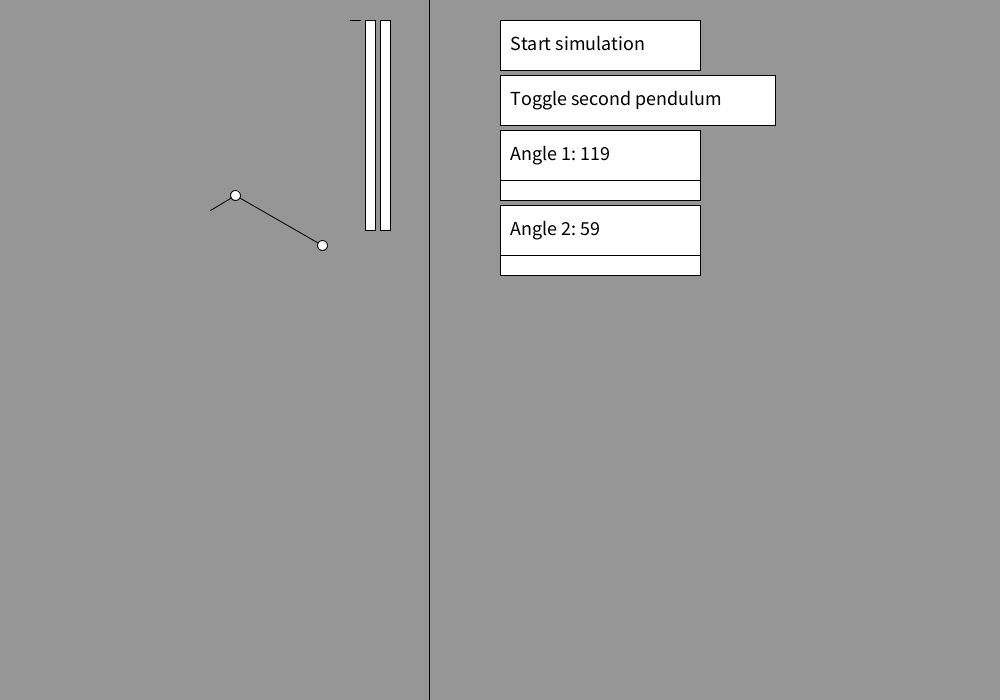
Frame 1 (no input)
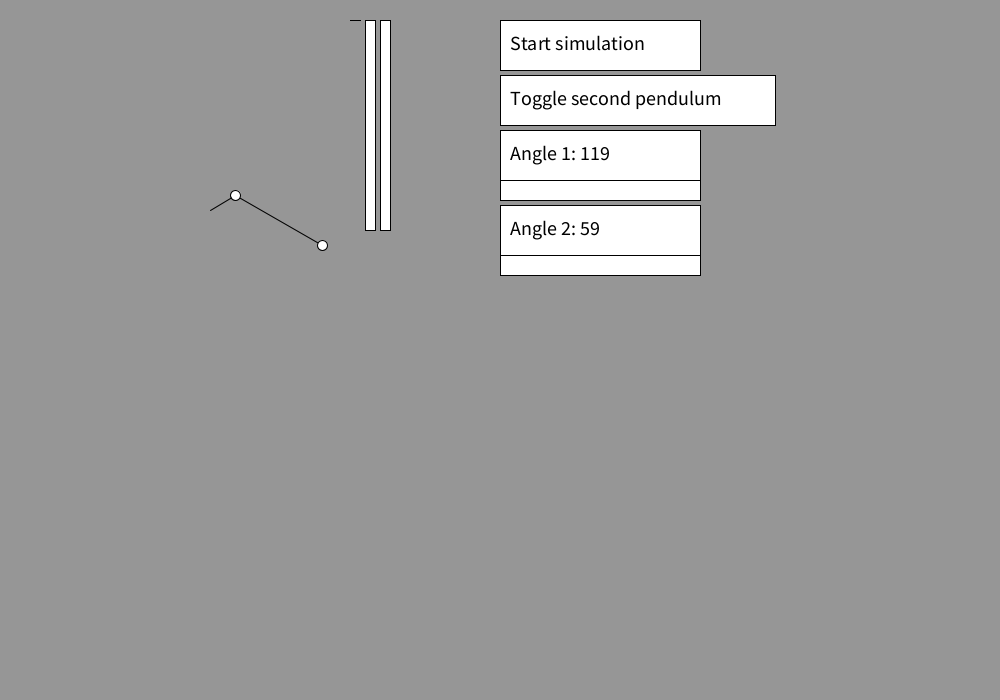
Frame 60 (the mouse pressed at the canvas centre just before this capture)
Frame 120 (the mouse held since frame 60 and released just before this capture): identical to frame 60, image omitted

The Processing sketch that drew these frames (run headless with seeded random() and noise(); from frame 60 on, the mouse is pressed at the canvas centre):

// Processing sketch: Double_Pendulum_Project
// ── Double_Pendulum_Project.pde
import java.util.*;
boolean play = false;
boolean pend2 = false;
float x2tem = 0;
float y2tem = 0;
float pinx = 210;
float piny = 210;
float grav = 3;
float mass1 = 1;
float mass2 = 1;
float length = 30.0;
float length2 = 100.0;
float start_angle = 120.0;
float start_angle2 = 60.0;
float ang_veloc = 0;
float ang_veloc2 = 0;
double ang = Math.toRadians(start_angle);
double ang2 = Math.toRadians(start_angle2);
float start_angle01 = 120.0;
float start_angle02 = 60.1;
float ang_veloc01 = 0;
float ang_veloc02 = 0;
double ang01 = Math.toRadians(start_angle01);
double ang02 = Math.toRadians(start_angle02);
float ken = 0;
float potential = 0;
float x2p = 0;
float y2p = 0;
float x3p = 0;
float y3p = 0;
float xtem = (float) ((float) (pinx + length * Math.sin(ang)) + length2 * Math.sin(ang2));
float ytem = (float) ((float) (piny + length * Math.cos(ang)) + length2 * Math.cos(ang2));
float xtem1 = (float) (pinx + length * Math.sin(ang));
float ytem1 = (float) (piny + length * Math.cos(ang));
float xtem2 = (float) ((float) (pinx + length * Math.sin(ang01)) + length2 * Math.sin(ang02));
float ytem2 = (float) ((float) (piny + length * Math.cos(ang01)) + length2 * Math.cos(ang02));
float xtem12 = (float) (pinx + length * Math.sin(ang01));
float ytem12 = (float) (piny + length * Math.cos(ang01));
float dt = 0.1;

//-------
// Phase space diagram stuff

float plot_L = 200;
float prev_x = (float)((Math.sin(ang)) + Math.sin(ang2))*0.5*plot_L;
float prev_y = 650 - 0.5*plot_L;

void setup(){
  frameRate(120);
  size(1000, 700);
  background(150);
}

void pend3(){
  fill(150,150,150,225);
  rect(-1, -1, (200)+pinx+20, 701);
  //background(200);
  float x2 = (float) (pinx + length * Math.sin(ang));
  float y2 = (float) (piny + length * Math.cos(ang));
  float x3 = (float) (x2 + length2 * Math.sin(ang2));
  float y3 = (float) (y2 + length2 * Math.cos(ang2));
  fill(255);
  stroke(0);
  strokeWeight(1);
  line(pinx, piny, x2, y2);
  line(x2, y2, x3, y3);
  ellipse(x2, y2, 10.0, 10.0); 
  ellipse(x3, y3, 10.0, 10.0);
  
  ken = 0.5*(0.5*(mass1*ang_veloc*ang_veloc*length*length) + 0.5*(mass2*(length*length*ang_veloc*ang_veloc + 
  length2*length2*ang_veloc2*ang_veloc2 + 2*length*length2*ang_veloc*ang_veloc2*(float)Math.cos(ang-ang2))));
  //potential = grav*(0.5*(mass1*(piny+length-y2)) + 0.5*(mass2*(piny+2*length2-y3)));
  potential = 0.5*grav*(mass1*(length-length*(float)Math.cos(ang))+mass2*(length+length2-(length*(float)Math.cos(ang)+length2*(float)Math.cos(ang2))));
  //println("kenetic: " + ken + ", potential: " + potential + ", total: " + (potential+ken));
  
  if(pend2){
    float xp2 = (float) (pinx + length * Math.sin(ang01));
    float yp2 = (float) (piny + length * Math.cos(ang01));
    float xp3 = (float) (xp2 + length2 * Math.sin(ang02));
    float yp3 = (float) (yp2 + length2 * Math.cos(ang02));
    fill(0);
    stroke(0);
    strokeWeight(1);
    line(pinx, piny, xp2, yp2);
    line(xp2, yp2, xp3, yp3);
    ellipse(xp2, yp2, 10.0, 10.0); 
    ellipse(xp3, yp3, 10.0, 10.0);
    fill(255);
    if(play){
      stroke(0);
      line((length+length2)+10+pinx+xtem2, ytem2, (length+length2)+10+pinx+xp3, yp3);
      line((length+length2)+10+pinx+xtem12, ytem12, (length+length2)+10+pinx+xp2, yp2);
      move02();
    }
    xtem2 = xp3;
    ytem2 = yp3;
    xtem12 = xp2;
    ytem12 = yp2;
  }
  if(play){
    stroke(255);
    line((length+length2)+10+pinx+xtem, ytem, (length+length2)+10+pinx+x3, y3);
    line((length+length2)+10+pinx+xtem1, ytem1, (length+length2)+10+pinx+x2, y2);
    stroke(0);
    move2();
  }
  xtem = x3;
  ytem = y3;
  xtem1 = x2;
  ytem1 = y2;
  rect(350,20,10,ken);
  rect(365,20,10,potential);
  rect(380, 20, 10, ken+potential);
  if(!play){
    rect(500, 20, 200, 50);
    rect(500, 75, 275, 50);
    rect(500, 130, 200, 50);
    rect(500, 180, 200, 20);
    rect(500, 205, 200, 50);
    rect(500, 255, 200, 20);
    if(pend2){
      rect(720, 130, 200, 50);
      rect(720, 180, 200, 20);
      rect(720, 205, 200, 50);
      rect(720, 255, 200, 20);
    }
    fill(0);
    textSize(20);
    text("Start simulation", 510, 50);
    text("Toggle second pendulum", 510, 105);
    text("Angle 1: " + (int)Math.toDegrees(ang), 510, 160);
    text("Angle 2: " + (int)Math.toDegrees(ang2), 510, 235);
    if(pend2){
      text("Angle 1: " + (int)Math.toDegrees(ang01), 730, 160);
      text("Angle 2: " + (int)Math.toDegrees(ang02), 730, 235);
    }
    else{
      stroke(150);
      fill(150);
      rect(719, 129, 300, 400);
    }
  }
}

void mousePressed(){
  if(!play){
    if(mouseButton == LEFT){
      if(mouseX >= 500 && mouseX <= 700 && mouseY >= 20 && mouseY <= 70){
        play = true;
        background(150);
      }
    }
  }
  if(!play){
    if(mouseButton == LEFT){
      if(mouseX >= 500 && mouseX <= 700 && mouseY >= 180 && mouseY <= 200){
        ang = Math.toRadians(1.8*(mouseX - 600));
      }
    }
  }
  if(!play){
    if(mouseButton == LEFT){
      if(mouseX >= 500 && mouseX <= 700 && mouseY >= 255 && mouseY <= 275){
        ang2 = Math.toRadians(1.8*(mouseX - 600));
      }
    }
  }
  if(pend2){
    if(!play){
      if(mouseButton == LEFT){
        if(mouseX >= 720 && mouseX <= 920 && mouseY >= 180 && mouseY <= 200){
          ang01 = Math.toRadians(1.8*(mouseX - 820));
        }
      }
    }
    if(!play){
      if(mouseButton == LEFT){
        if(mouseX >= 720 && mouseX <= 920 && mouseY >= 255 && mouseY <= 275){
          ang02 = Math.toRadians(1.8*(mouseX - 820));
        }
      }
    }
  }
  if(mouseButton == LEFT && !play){
    if(mouseX >= 500 && mouseX <= 775 && mouseY >= 75 && mouseY <= 125){
      pend2 = !pend2;
    }
  }
}

void move2(){
  float denom1 = (length*(2*mass1+mass2-mass2*(float)Math.cos(2*ang-2*ang2)));
  float denom2 = (length2*(2*mass1+mass2-mass2*(float)Math.cos(2*ang-2*ang2)));
  
  float ang_acc1 = (-1*grav*(2*mass1+mass2)*(float)Math.sin(ang) - 
  grav*mass2*(float)Math.sin(ang-2*ang2) - 
  2*(float)Math.sin(ang-ang2)*mass2*(ang_veloc2*ang_veloc2*length2+ang_veloc*ang_veloc*length*(float)Math.cos(ang-ang2))) / 
  denom1;
  
  float ang_acc2 = (2*(float)Math.sin(ang-ang2)*(ang_veloc*ang_veloc*length*(mass1+mass2) + 
  grav*(mass1+mass2)*(float)Math.cos(ang) + ang_veloc2*ang_veloc2*length2*mass2*(float)Math.cos(ang-ang2))) / 
  denom2;
  
  float vtover21 = ang_veloc + 0.5*ang_acc1*dt;
  float vtover22 = ang_veloc2 + 0.5*ang_acc2*dt;
  float angt = (float)ang + vtover21*dt;
  float angt2 = (float)ang2 + vtover22*dt;
  float at1 = get_acc1(angt, angt2, vtover21, vtover22);
  float at2 = get_acc2(angt, angt2, vtover21, vtover22);
  ang_veloc = vtover21 + 0.5*at1*dt;
  ang_veloc2 = vtover22 + 0.5*at2*dt;
  ang = angt;
  ang2 = angt2;
  
  if(ang >= 2*Math.PI) {
    ang = ang % (2*Math.PI);
  }
  if(ang2 >= 2*Math.PI) {
    ang2 = ang2 % (2*Math.PI);
  }
}

float get_acc1(float x1, float x2, float v1, float v2){
  float denom1 = (length*(2*mass1+mass2-mass2*(float)Math.cos(2*x1-2*x2)));
  
  float ang_acc1 = (-1*grav*(2*mass1+mass2)*(float)Math.sin(x1) - 
  grav*mass2*(float)Math.sin(x1-2*x2) - 
  2*(float)Math.sin(x1-x2)*mass2*(v2*v2*length2+v1*v1*length*(float)Math.cos(x1-x2))) / 
  denom1;
  
  return ang_acc1;
}

float get_acc2(float x1, float x2, float v1, float v2){
  float denom = (length2*(2*mass1+mass2-mass2*(float)Math.cos(2*x1-2*x2)));
  
  float ang_acc2 = (2*(float)Math.sin(x1-x2)*(v1*v1*length*(mass1+mass2) + 
  grav*(mass1+mass2)*(float)Math.cos(x1) + v2*v2*length2*mass2*(float)Math.cos(x1-x2))) / 
  denom;
  
  return ang_acc2;
}

void move02(){
  float denom1 = (length*(2*mass1+mass2-mass2*(float)Math.cos(2*ang01-2*ang02)));
  float denom2 = (length2*(2*mass1+mass2-mass2*(float)Math.cos(2*ang01-2*ang02)));
  
  float ang_acc01 = (-1*grav*(2*mass1+mass2)*(float)Math.sin(ang01) - 
  grav*mass2*(float)Math.sin(ang01-2*ang02) - 
  2*(float)Math.sin(ang01-ang02)*mass2*(ang_veloc02*ang_veloc02*length2+ang_veloc01*ang_veloc01*length*(float)Math.cos(ang01-ang02))) / 
  denom1;
  
  float ang_acc02 = (2*(float)Math.sin(ang01-ang02)*(ang_veloc01*ang_veloc01*length*(mass1+mass2) + 
  grav*(mass1+mass2)*(float)Math.cos(ang01) + ang_veloc02*ang_veloc02*length2*mass2*(float)Math.cos(ang01-ang02))) / 
  denom2;
  
  float vtover21 = ang_veloc01 + 0.5*ang_acc01*dt;
  float vtover22 = ang_veloc02 + 0.5*ang_acc02*dt;
  float angt = (float)ang01 + vtover21*dt;
  float angt2 = (float)ang02 + vtover22*dt;
  float at1 = get_acc1(angt, angt2, vtover21, vtover22);
  float at2 = get_acc2(angt, angt2, vtover21, vtover22);
  ang_veloc01 = vtover21 + 0.5*at1*dt;
  ang_veloc02 = vtover22 + 0.5*at2*dt;
  ang01 = angt;
  ang02 = angt2;
  
  if(ang01 >= 2*Math.PI) {
    ang01 = ang01 % (2*Math.PI);
  }
  if(ang02 >= 2*Math.PI) {
    ang02 = ang02 % (2*Math.PI);
  }
}

void phase(){
  line(500, 650, 500+plot_L, 650);
  line(500, 650, 500, 650-plot_L);
  if(play){
    stroke(0,50);
    line(prev_x, prev_y, (float)((Math.sin(ang)) + Math.sin(ang2))*0.25*plot_L + 500 + 0.5*plot_L, 600 - 0.5*plot_L*(ang_veloc2));
  }
  prev_x = (float)((Math.sin(ang)) + Math.sin(ang2))*0.25*plot_L + 500 + 0.5*plot_L;
  prev_y = 600 - 0.5*plot_L*(ang_veloc2);
}

void draw(){
  pend3();
  phase();
}
